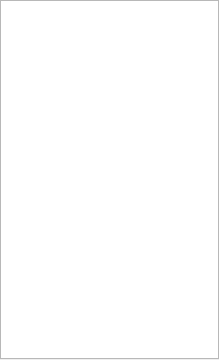
<?xml version="1.0" encoding="UTF-8"?>
<ui version="4.0">
 <class>Dialog</class>
 <widget class="QDialog" name="Dialog">
  <property name="geometry">
   <rect>
    <x>0</x>
    <y>0</y>
    <width>219</width>
    <height>360</height>
   </rect>
  </property>
  <property name="windowTitle">
   <string>Regions</string>
  </property>
  <widget class="QListWidget" name="lstRegions">
   <property name="geometry">
    <rect>
     <x>0</x>
     <y>0</y>
     <width>219</width>
     <height>359</height>
    </rect>
   </property>
   <property name="sizePolicy">
    <sizepolicy hsizetype="Maximum" vsizetype="Maximum">
     <horstretch>0</horstretch>
     <verstretch>0</verstretch>
    </sizepolicy>
   </property>
  </widget>
 </widget>
 <resources/>
 <connections>
  <connection>
   <sender>lstRegions</sender>
   <signal>currentItemChanged(QListWidgetItem*,QListWidgetItem*)</signal>
   <receiver>Dialog</receiver>
   <slot>regionSelected()</slot>
   <hints>
    <hint type="sourcelabel">
     <x>113</x>
     <y>179</y>
    </hint>
    <hint type="destinationlabel">
     <x>113</x>
     <y>179</y>
    </hint>
   </hints>
  </connection>
 </connections>
 <slots>
  <slot>regionSelected()</slot>
 </slots>
</ui>
